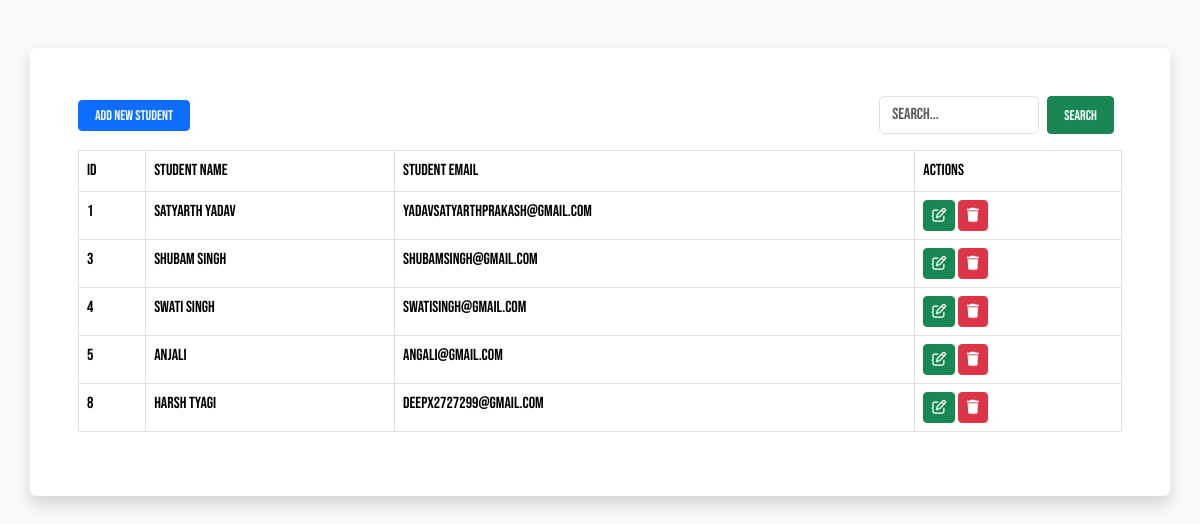
The page / on the database its author committed.
### crudapp/models.py (models this page shows, shortened)
class Student(models.Model):
    name = models.CharField(max_length=100, verbose_name='Student Name')
    email = models.EmailField(max_length=100, verbose_name='Student Email')

### crudapp/views.py (the view, shortened to what this page needs)
# urls.py: path('',views.index,name='index'),
def index(request):
    students = Student.objects.all()
    search_query = ""
    context = {"students": students, 'search_query': search_query  }
    return render(request, "index.html", context=context)

### crudapp/templates/index.html (shortened to what this page needs)
<!doctype html>
<html lang="en">
  <head>
    <link href="https://cdn.jsdelivr.net/npm/bootstrap@5.3.3/dist/css/bootstrap.min.css" rel="stylesheet">
    <link rel="stylesheet" href="https://cdnjs.cloudflare.com/ajax/libs/font-awesome/6.5.2/css/all.min.css" />
  </head>
  <body>
    <body class="bg-light">
      <div class="container mt-5 p-5 rounded shadow bg-white">
          <div class="d-flex mb-3 justify-content-between align-items-center">
              <a href="" data-bs-toggle="modal" data-bs-target="#addnewstudentModal" class="btn btn-primary px-3 btn-sm">Add new student</a>
              <div class="">
                  <form method="post" class="d-flex">
                      <input type="search" name="query" class="form-control" placeholder="search..." value="{{search_query}}">
                      <button class="btn btn-success btn-sm px-3 mx-2" name="search">Search</button>
                  </form>
              </div>
          </div>
          <table class="table table-bordered">
              <thead>
                  <tr>
                      <th scope="col">ID</th>
                      <th scope="col">Student Name</th>
                      <th scope="col">Student Email</th>
                      <th scope="col">Actions</th>
                  </tr>
              </thead>
              <tbody>
                  {% for student in students %}
                      <tr>
                          <th>{{student.id}}</th>
                          <td>{{student.name}}</td>
                          <td>{{student.email}}</td>
                          <td>
                              <a href="" data-bs-toggle="modal" data-bs-target="#updatestudentModal_{{student.id}}" class="btn btn-sm btn-success"><i class="fa-regular fa-pen-to-square"></i></a>
                              <a href="" data-bs-toggle="modal" data-bs-target="#deletestudentModal_{{student.id}}" class="btn btn-sm btn-danger"><i class="fa-solid fa-trash"></i></a>
                          </td>
                      </tr>
                  {% endfor %}
              </tbody>
          </table>
      </div>
    </body>
  </html>

### crudapp/templates/index.html (style rules this page uses)
* { font-family: "Bebas Neue", sans-serif; font-weight: 400; font-style: normal; }

### rows shown on the page
Student: id "1", name "Satyarth Yadav", email "yadavsatyarthprakash@gmail.com"
Student: id "3", name "Shubam Singh", email "Shubamsingh@gmail.com"
Student: id "4", name "Swati Singh", email "Swatisingh@gmail.com"
Student: id "5", name "Anjali", email "Angali@gmail.com"
Student: id "8", name "Harsh Tyagi", email "Deepx2727299@gmail.com"
